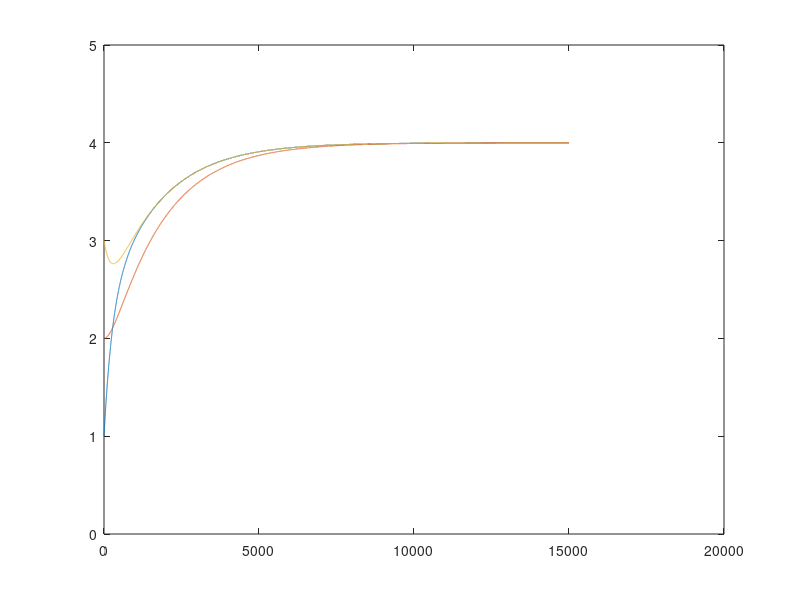

This figure's MATLAB source:
clc,clear all;close all;

N=15000;
dt=0.001;

alpha1=1;
alpha2=0;
alpha3=1;

w0=4;
w1(1)=1;
w2(1)=2;
w3(1)=3;

for i=1:N
    w1(i+1)=w1(i)+dt*((-1)*(2*w1(i)-w2(i)-w3(i))+alpha1*(w0-w1(i)));
    w2(i+1)=w2(i)+dt*((-1)*(2*w2(i)-w1(i)-w3(i)));
    w3(i+1)=w3(i)+dt*((-1)*(2*w3(i)-w1(i)-w2(i))+alpha3*(w0-w3(i)));
end

plot(w1);hold on;plot(w2);plot(w3);
ylim([0 5])